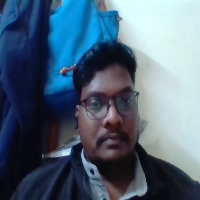
#> input picture data/raw/bala/color/001.jpg, 200 x 200 px
$ python -i preprocess.py   (imports and definitions only)
#> lines starting #> are read from the running program, lines starting #| are printed output that depends on the picture
import cv2
import numpy as np

def to_gray(img):
    if len(img.shape) == 3:
        return cv2.cvtColor(img, cv2.COLOR_BGR2GRAY)
    return img

def resize_image(img, size=(200,200)):
    return cv2.resize(img, size)

def normalize(img):
    img = img.astype('float32')
    if img.max() > 1.1:
        img = img / 255.0
    return img

def equalize_hist(img):
    gray = to_gray(img)
    eq = cv2.equalizeHist((gray).astype('uint8'))
    return eq

def preprocess_face(img, size=(200,200), apply_eq=True):
    gray = to_gray(img)
    resized = resize_image(gray, size=size)
    if apply_eq:
        resized = equalize_hist(resized)
    norm = normalize(resized)
    return norm

def preprocess_batch(images, size=(200,200), apply_eq=True):
    return [preprocess_face(img, size=size, apply_eq=apply_eq) for img in images]

>>> import cv2
>>> picture = cv2.imread('../../data/raw/bala/color/001.jpg')
#> picture is the input picture: shape (200, 200, 3); mean B, G, R 120.9, 101.9, 81.2
>>> result = preprocess_face(picture)
#> in to_gray, `return cv2.cvtColor(img, cv2.COLOR_BGR2GRAY)`:
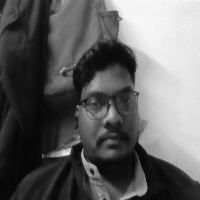
#> returned value: shape (200, 200); min 4, max 248, mean 97.9
#> in equalize_hist, `eq = cv2.equalizeHist((gray).astype('uint8'))`:
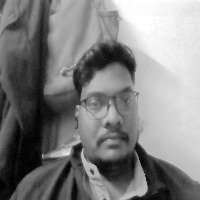
#> eq: shape (200, 200); min 0, max 255, mean 128.4
